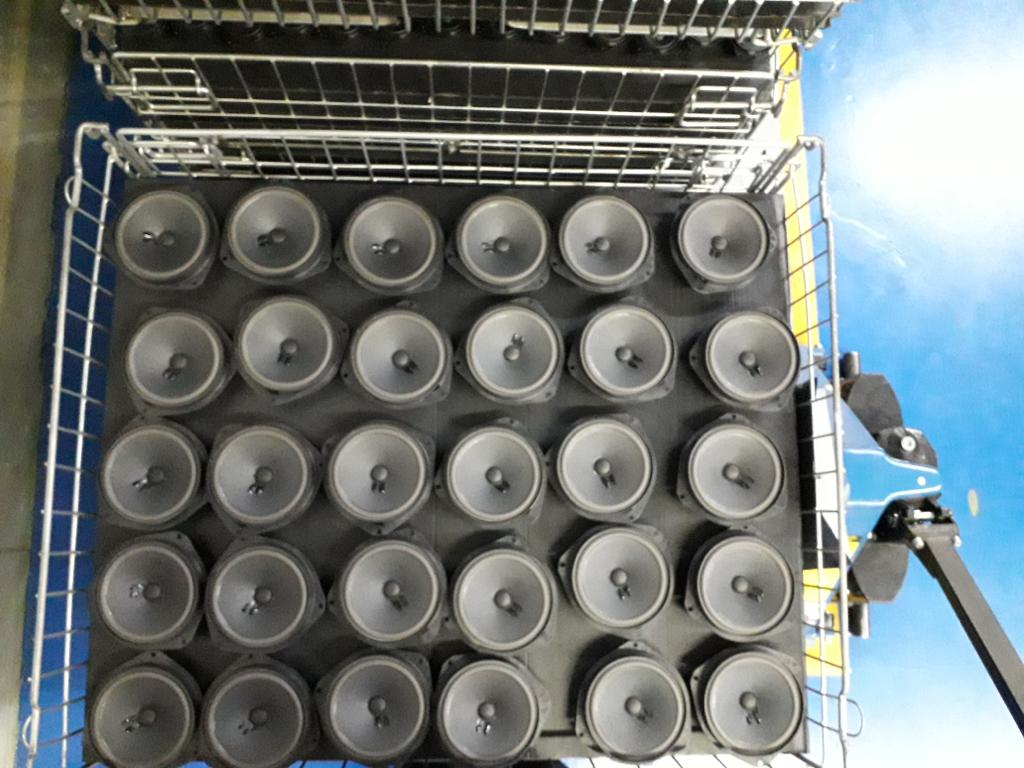
#> input picture TCX/POC1/img/image3.jpeg, 1024 x 768 px, found by its file name
$ python vscomp.py
#> lines starting #> are read from the running program, lines starting #| are printed output that depends on the picture; after the words box and inside, x2 and y2 are one past the last pixel; in counts of white or black regions, pixels touching at a corner belong together
import cv2 as cv
import numpy as np

def cont_img(image_packge):

#> called with image_packge = 'POC1/img/image3.jpeg'
    img = cv.imread(image_packge)
#> img is the input picture: shape (768, 1024, 3); mean B, G, R 120.3, 121.4, 113.9
    gray = cv.cvtColor(img, cv.COLOR_BGR2GRAY)
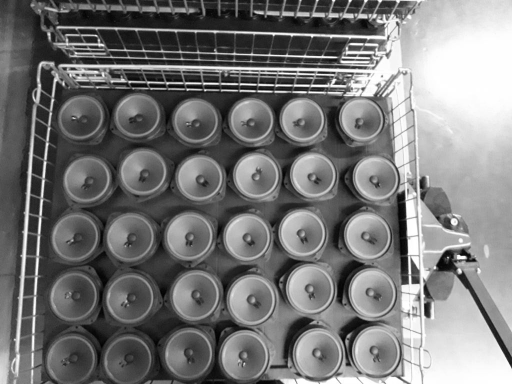
#> gray: shape (768, 1024) (shown at 1/2 size); min 0, max 255, mean 119.1

    focus = cv.GaussianBlur(gray, (5, 5), 2)
    detcBoard = cv.Canny(focus, 0, 0)
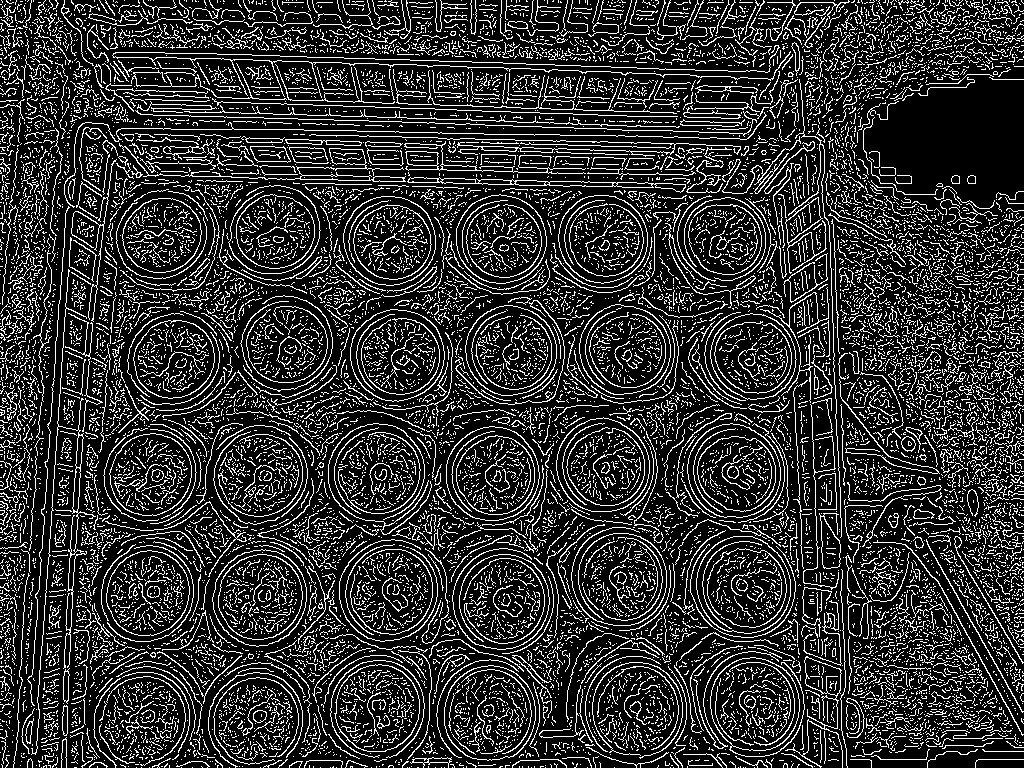
#> detcBoard: shape (768, 1024); 19.1% white in thin lines or dots

    contours, _ = cv.findContours(detcBoard, cv.RETR_EXTERNAL, cv.CHAIN_APPROX_SIMPLE)
#> contours = 12377 contours, 12183 with area under 20; largest, box (x1, y1, x2, y2) and area: (696, 536, 791, 634) 7236, (212, 549, 307, 647) 7034, (444, 665, 536, 761) 6906, (446, 426, 540, 521) 6888, (687, 423, 781, 518) 6856
    count = 0

    for contour in contours:

        area = cv.contourArea(contour)

        if area > 1000:

            (x, y), radius = cv.minEnclosingCircle(contour)
            center = (int(x), int(y))
            radius = int(radius)

            circularity = area / (np.pi * radius ** 2)
            if 0.1 <= circularity <= 1.5:

                cv.circle(img, center, radius, (0, 255, 0), 2)
                count += 1
#> this loop made 12377 passes
#> (area, x, y, radius, center, circularity) on passes 1526, 1548, 1671, 1691, 3463, 3487, 3715: (6906, 489.9, 713.4, 48, (489, 713), 0.954), (5779.5, 376.2, 707.4, 44, (376, 707), 0.95), (6643.5, 757.9, 706.7, 51, (757, 706), 0.813), (1034.5, 824, 711.5, 58, (824, 711), 0.0979), (5498.5, 147.7, 593.1, 43, (147, 593), 0.947), (7033.5, 260.5, 597.5, 49, (260, 597), 0.932), (7235.5, 743.7, 584.5, 49, (743, 584), 0.959)
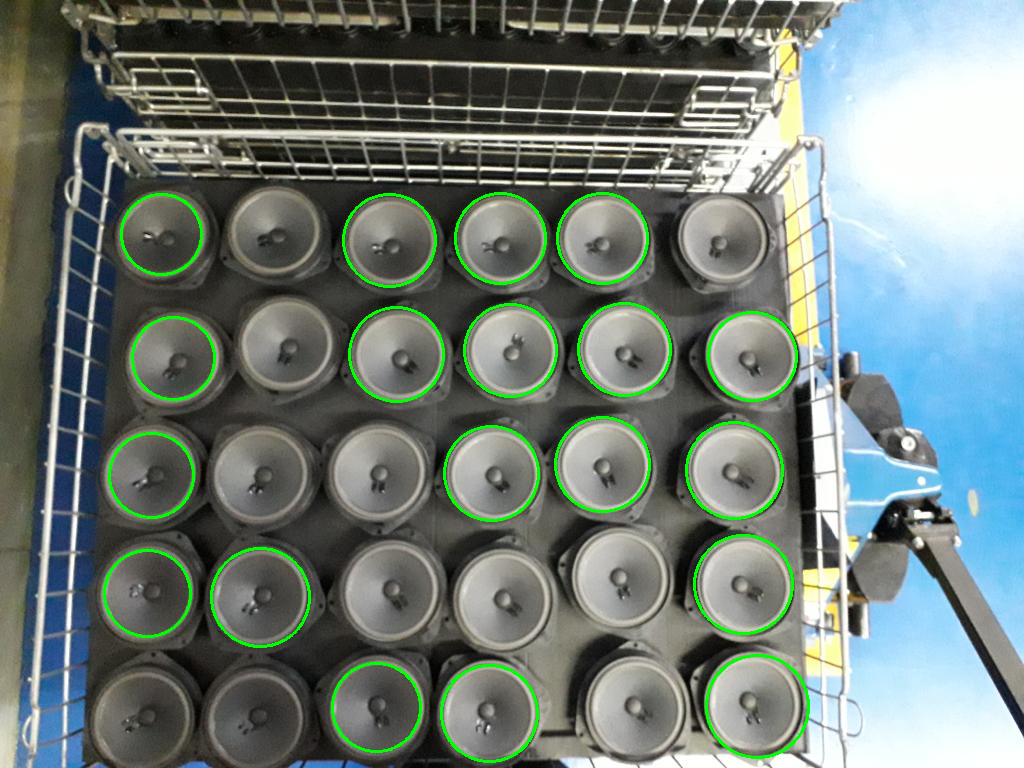
#> img: shape (768, 1024, 3); 2.07% of pixels changed, all inside (x1, y1, x2, y2) = (103, 192, 810, 763)
#> after the loop, count = 19

    cv.putText(img, "Alto-falante: {}".format(count), (10, 30), cv.FONT_HERSHEY_SIMPLEX, 0.8, (255, 255, 255), 2)
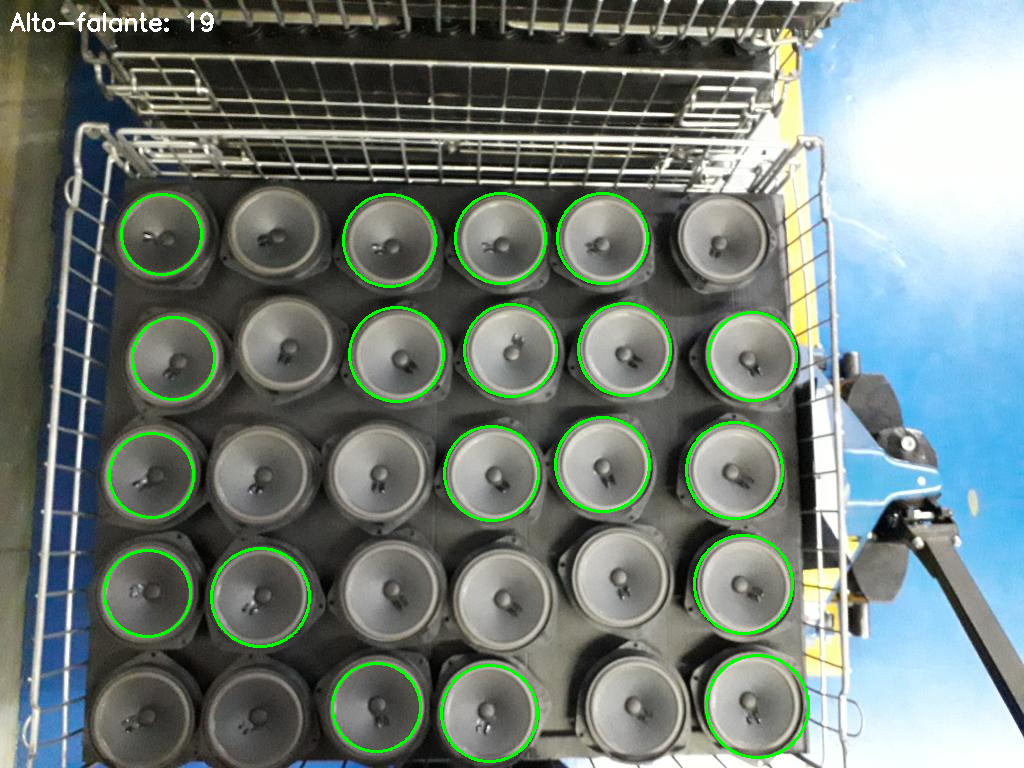
#> img: shape (768, 1024, 3); 0.17% of pixels changed, all inside (x1, y1, x2, y2) = (10, 12, 214, 32)
    cv.imshow("Image", img)
    cv.waitKey(0)
    cv.destroyAllWindows()
    cv.drawContours(img, contours, -1, (0, 255, 0), 2)
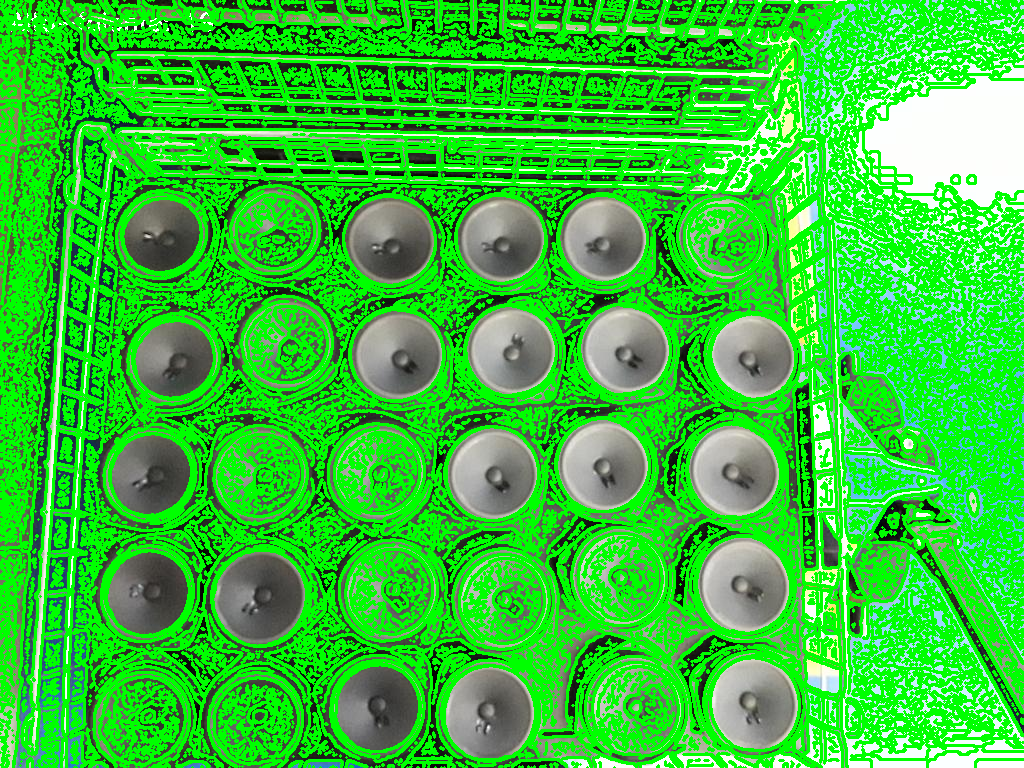
#> img: shape (768, 1024, 3); mean B, G, R 54, 196.8, 53
    cv.imshow("Imagem", img)
    cv.waitKey(0)
    cv.destroyAllWindows()

cont_img('POC1/img/image3.jpeg')

$ run again, with TCX/POC1/img/image1.jpeg copied over TCX/POC1/img/image3.jpeg
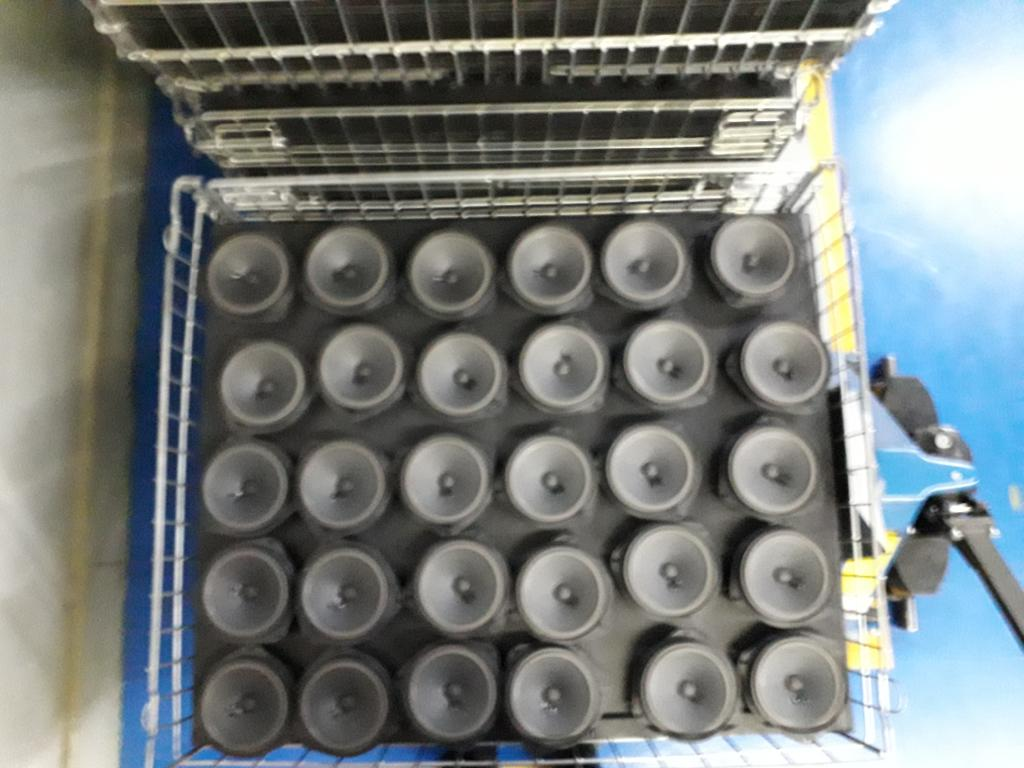
#> input picture TCX/POC1/img/image1.jpeg, 1024 x 768 px, found by its file name
#> in cont_img, img is the input picture: shape (768, 1024, 3); mean B, G, R 124.9, 126.3, 120.5
#> in cont_img, `detcBoard = cv.Canny(focus, 0, 0)`:
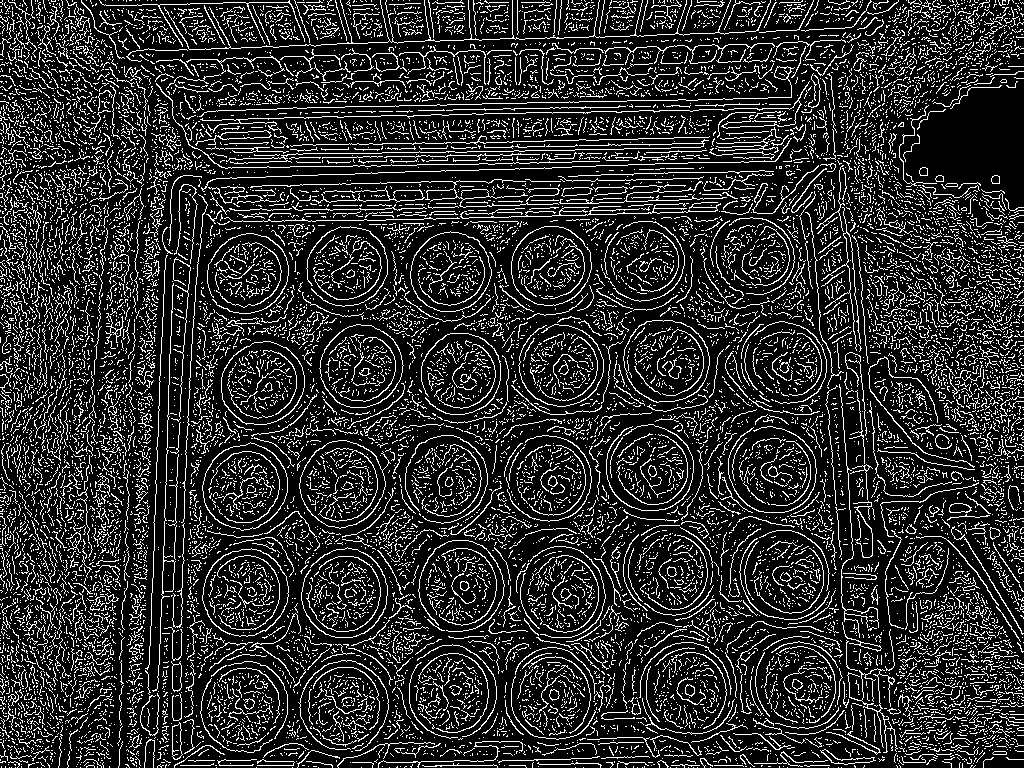
#> detcBoard: shape (768, 1024); 17.4% white in thin lines or dots
#> contours = 15401 contours, 15262 with area under 20; largest, box (x1, y1, x2, y2) and area: (202, 548, 289, 637) 5818, (299, 440, 391, 529) 5654, (202, 442, 288, 531) 5646, (623, 320, 710, 403) 5572, (221, 341, 305, 425) 5386
#> the loop in cont_img, `for contour in contours: ` made 15401 passes
#> (contour, area) on passes 1 to 3: ([[841, 767]], 0), ([[838, 767]], 0), ([[828, 767]], 0)
#> after the loop in cont_img, `for contour in contours:`: count = 8
#> in cont_img, `cv.drawContours(img, contours, -1, (0, 255, 0), 2)`:
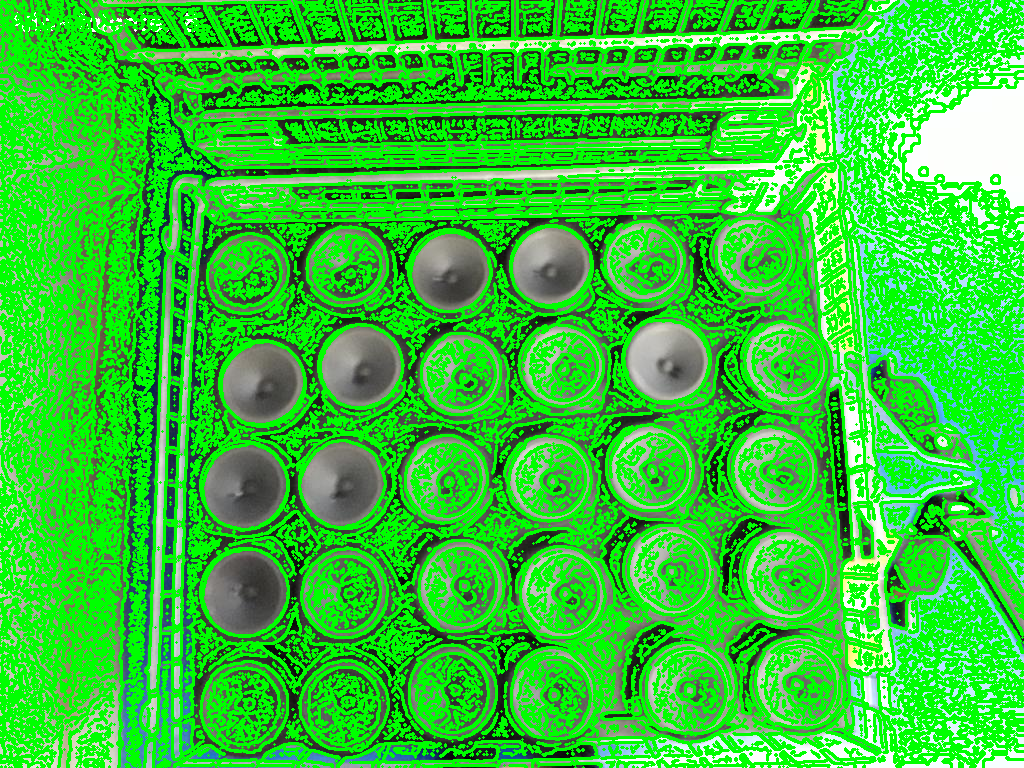
#> img: shape (768, 1024, 3); mean B, G, R 53.3, 198.7, 52.3

$ run again, with TCX/POC1/img/image2.jpeg copied over TCX/POC1/img/image3.jpeg
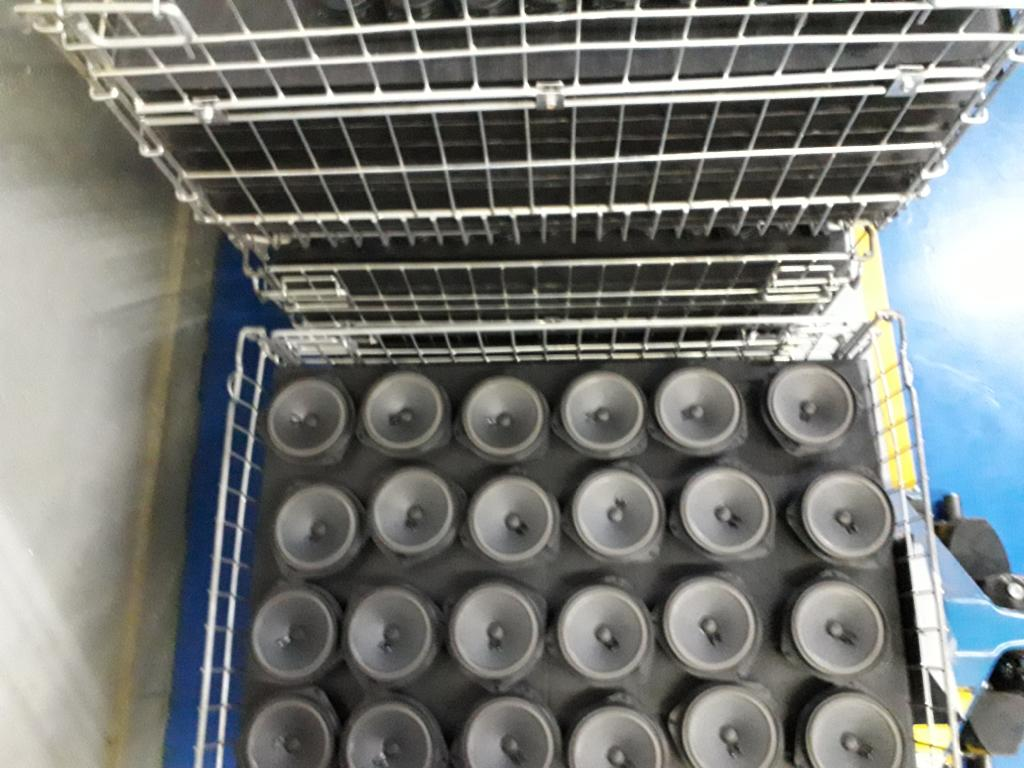
#> input picture TCX/POC1/img/image2.jpeg, 1024 x 768 px, found by its file name
#> in cont_img, img is the input picture: shape (768, 1024, 3); mean B, G, R 117.5, 121.1, 118.6
#> in cont_img, `detcBoard = cv.Canny(focus, 0, 0)`:
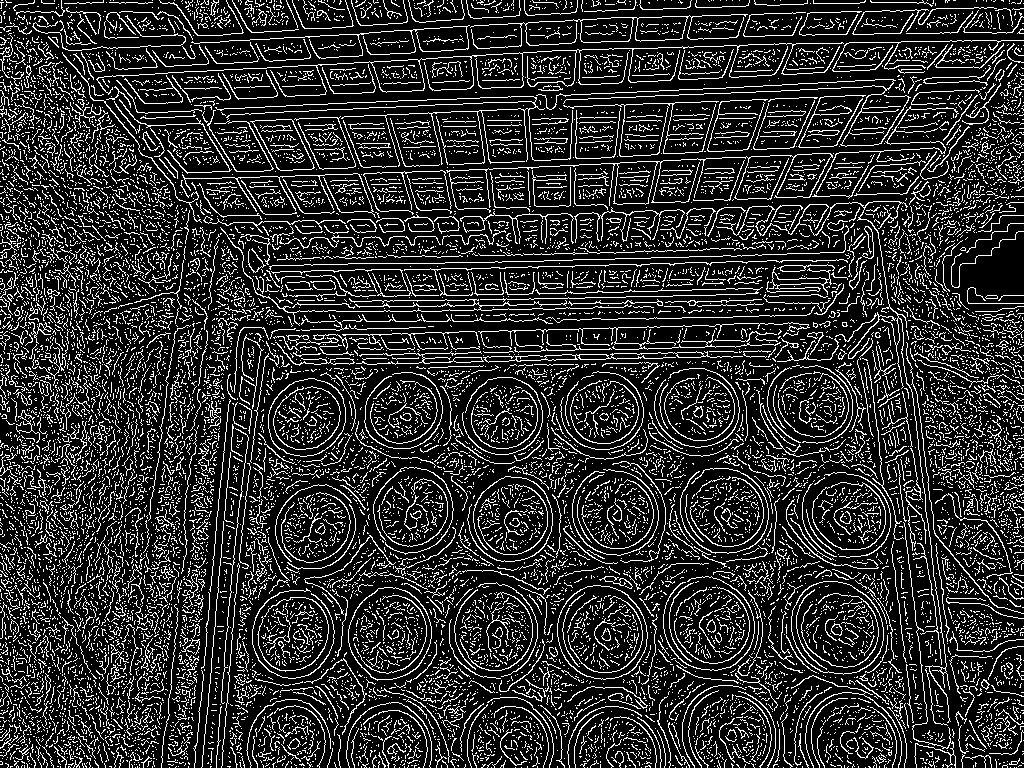
#> detcBoard: shape (768, 1024); 18% white in thin lines or dots
#> contours = 14081 contours, 13924 with area under 20; largest, box (x1, y1, x2, y2) and area: (791, 581, 884, 675) 6751, (557, 585, 648, 680) 6628, (348, 587, 432, 681) 5897, (268, 378, 346, 457) 4718, (470, 14, 748, 49) 2317
#> the loop in cont_img, `for contour in contours: ` made 14081 passes
#> (area, x, y, center, circularity) on passes 3556, 3588: (5897, 386.5, 633.6, (386, 633), 0.85), (6628.5, 603.8, 631.1, (603, 631), 0.916)
#> after the loop in cont_img, `for contour in contours:`: count = 5
#> in cont_img, `cv.drawContours(img, contours, -1, (0, 255, 0), 2)`:
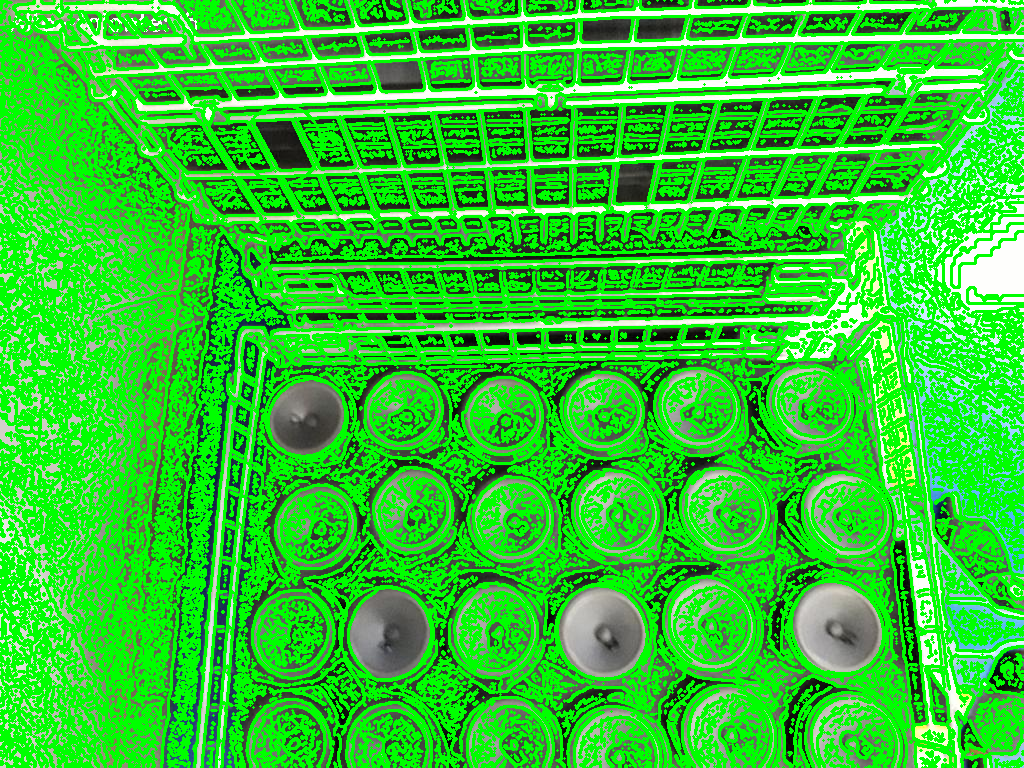
#> img: shape (768, 1024, 3); mean B, G, R 47.8, 199.4, 48.6
